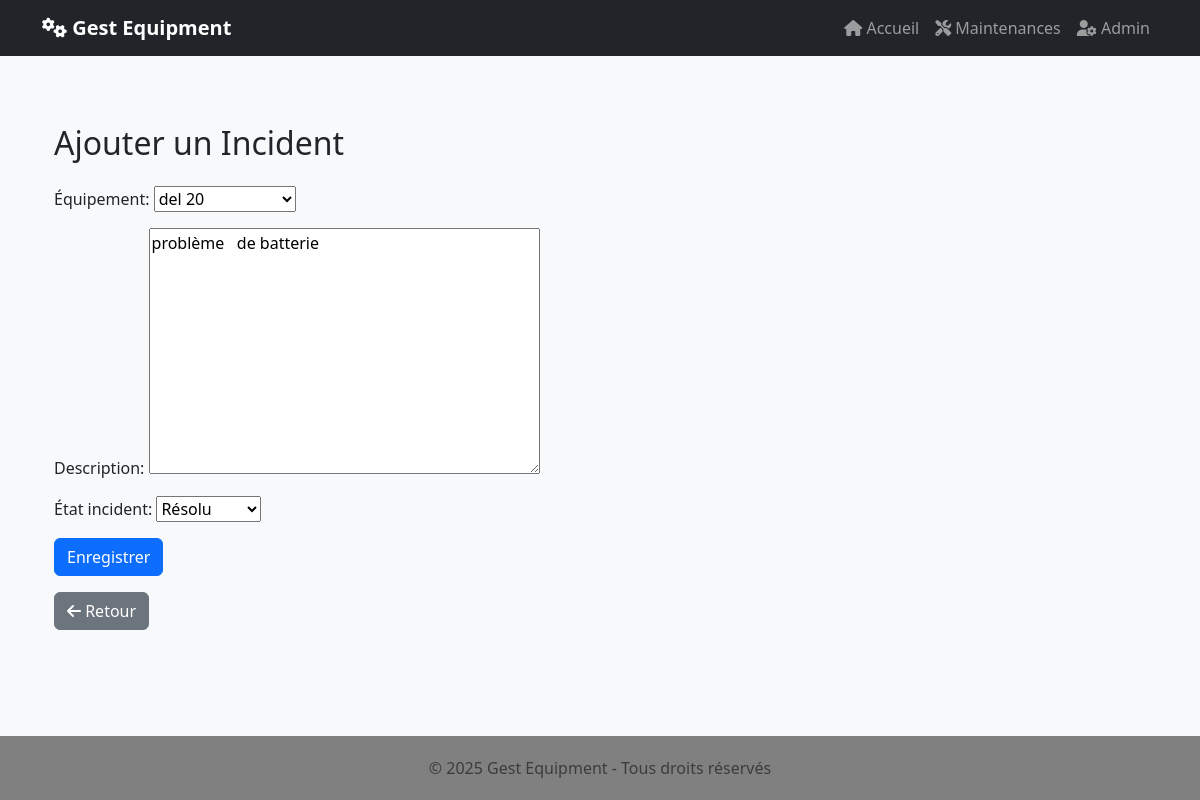
Page /modifier/15/ on the committed database.
### equipments/models.py (models this page shows, shortened)
class Incident(models.Model):
    équipement = models.ForeignKey(Equipement, on_delete=models.CASCADE, related_name='incidents')
    description = models.TextField()
    date_signalement = models.DateTimeField(auto_now_add=True)
    état_incident = models.CharField(max_length=50, choices=[('Non résolu', 'Non résolu'), ('Résolu', 'Résolu')], default='Non résolu')
    résolu = models.BooleanField(default=False)

### equipments/views.py (the view)
# urls.py: path('modifier/<int:incident_id>/', modifier_incident, name='modifier_incident'),
def modifier_incident(request, incident_id):
    incident = get_object_or_404(Incident, id=incident_id)
    if request.method == "POST":
        form = IncidentForm(request.POST, instance=incident)
        if form.is_valid():
            form.save()
            return redirect('liste_incidents')
    else:
        form = IncidentForm(instance=incident)
    return render(request, 'incidents/form.html', {'form': form})

### equipments/forms.py
class IncidentForm(forms.ModelForm):
    class Meta:
        model = Incident
        fields = ['équipement', 'description', 'état_incident']

### equipments/models.py (called while the page is built)
    def __str__(self):
        return self.nom

### equipments/templates/incidents/form.html (shortened to what this page needs)
{% extends 'equipments/base.html' %}
{% block content %}
<div class="container mt-5">
    <h2 class="mb-4">Ajouter un Incident</h2>
    <form method="post">
        <div class="mb-3">
            {{ form.as_p }}
        </div>
        <button type="submit" class="btn btn-primary">Enregistrer</button>
    </form>
    <a href="{% url 'liste_incidents' %}" class="btn btn-secondary mt-3">
        <i class="fas fa-arrow-left"></i> Retour
    </a>
</div>
{% endblock %}

### equipments/templates/equipments/base.html (style rules this page uses)
body { background-color: #f8f9fa; min-height: 100vh; display: flex; flex-direction: column; }

### rows in the picture
Incident: as_p "del 20", description "problème de batterie", as_p "Résolu"
